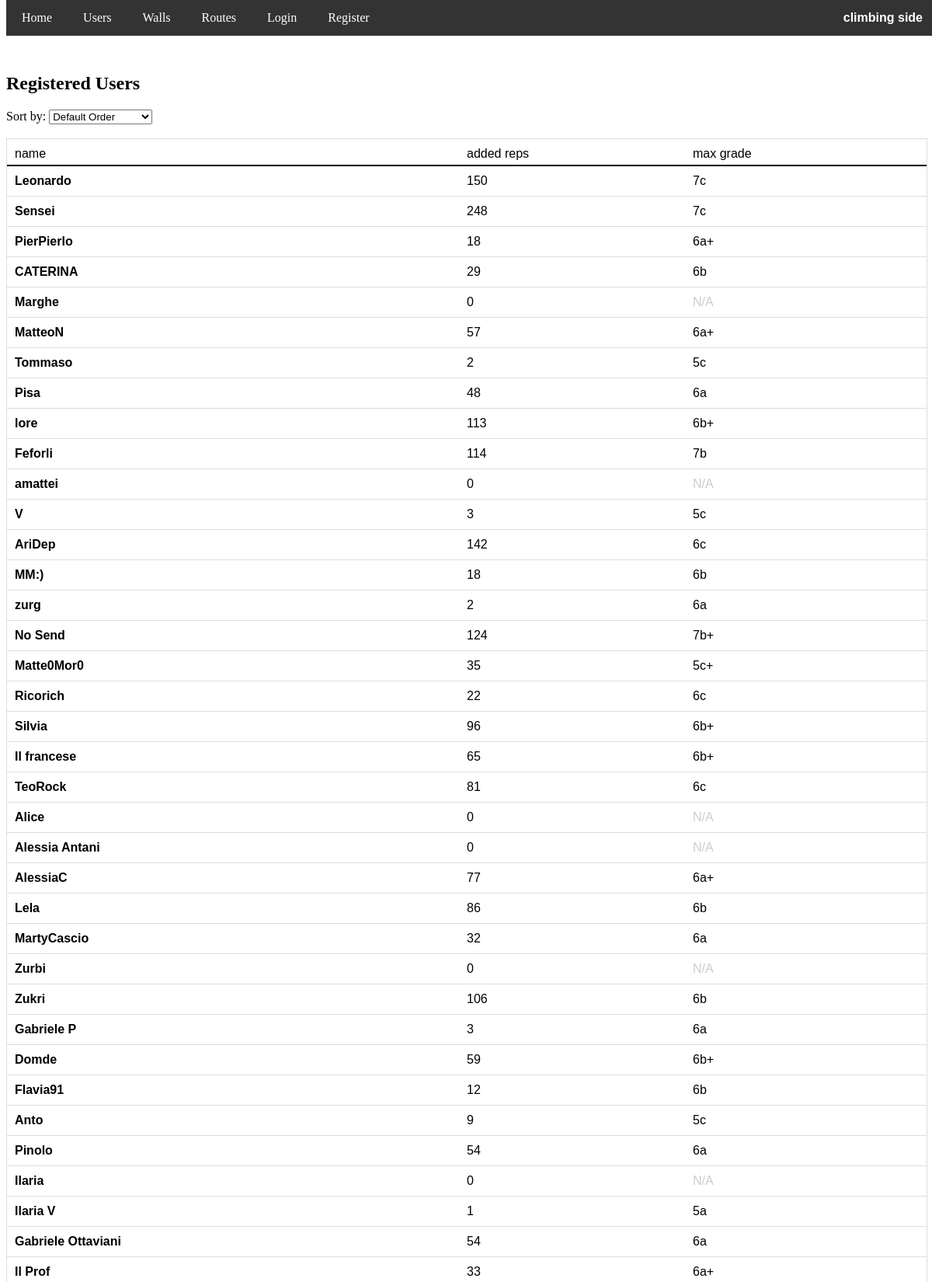
Screenshot of /users (upper part) with the database file from the repository.
### app/models.py (models this page shows, shortened)
class User(db.Model, UserMixin):
    id = db.Column(db.Integer, primary_key=True)
    username = db.Column(db.String(150), unique=True, nullable=False)
    password = db.Column(db.String(60), nullable=False)
    routes = db.relationship('Route', secondary=user_route, backref='users', lazy=True)

### app/users.py (the view)
@users.route('/users')
def users_list():
    sort_order = request.args.get('sort', 'default')
    users_with_stats = db.session.query(
    User.id, User.username,
    func.count(user_route.c.route_id).label('repetitions'),
    func.max(Route.grade).label('max_grade')
    ).outerjoin(user_route, User.id == user_route.c.user_id) \
    .outerjoin(Route, Route.id == user_route.c.route_id) \
    .group_by(User.id)
    if sort_order == 'alph':
        users_with_stats = users_with_stats.order_by(func.lower(User.username))
    elif sort_order == 'nreps':
        users_with_stats = users_with_stats.order_by(func.count(user_route.c.route_id).desc())
    elif sort_order == 'maxgrade':
        users_with_stats = users_with_stats.order_by(func.max(Route.grade).desc())
    else:
        users_with_stats = users_with_stats.order_by(User.id)
    users = users_with_stats.all()
    n_users = len(users)
    if current_user.is_authenticated:
        current_username = current_user.username
    else:
        current_username = None  # No logged-in user
    return render_template('users/users_list.html', users=users, current_username=current_username, sort_order=sort_order, n_users=n_users)

### app/templates/users/users_list.html (shortened to what this page needs)
<!DOCTYPE html>
<html lang="en">
<head>
    <link rel="stylesheet" href="{{ url_for('static', filename='styles.css') }}">
</head>
<body>
    {% if current_user.is_authenticated %}
        <div class="navbar" id="myNavbar">
            <span class="navbar-right"><b>climbing side</b></span>
            <a href="{{ url_for('home.homepage') }}">Home</a>
            <a href="{{ url_for('users.users_list') }}">Users</a>
            <a href="{{ url_for('routes.walls_list') }}">Walls</a>
            <a href="{{ url_for('routes.routes_list') }}">Routes</a>
            <a href="{{ url_for('users.user_page', user_id=current_user.id) }}">Profile</a>
            <a href="{{ url_for('users.logout') }}" onclick="return confirmLogout()" >Logout</a>
            <a href="javascript:void(0);" class="icon" onclick="toggleMenu()">&#9776;</a>
        </div>
    {% else %}
        <div class="navbar" id="myNavbar">
            <span class="navbar-right"><b>climbing side</b></span>
            <a href="{{ url_for('home.homepage') }}">Home</a>
            <a href="{{ url_for('users.users_list') }}">Users</a>
            <a href="{{ url_for('routes.walls_list') }}">Walls</a>
            <a href="{{ url_for('routes.routes_list') }}">Routes</a>
            <a href="{{ url_for('users.login') }}" >Login</a>
            <a href="{{ url_for('users.register') }}" >Register</a>
        </div>
    {% endif %}
    <br>
    <br>
    <div class="content">
    <h2>Registered Users</h2>
    <div>
        <label for="sort">Sort by:</label>
        <select id="sort" name="sort" onchange="window.location.href = '?sort=' + this.value;">
            <option value="default" {% if sort_order == 'default' %}selected{% endif %}>Default Order</option>
        </select>
    </div>
    <br>
    {% if users %}
        <div class="table" style="font-family: Verdana, sans-serif;">
            <div class="row" style="border-bottom: 2px solid black; padding-bottom: 5px;">
                <span style="flex-basis: 50%; "> name </span>
                <span> added reps </span>
                <span> max grade </span>
            </div>
            {% for user_row in users %}
            <div class="row" style="{% if current_username and user_row[1] == current_username %} background-color: rgba(15, 240, 5, 0.3); {% endif %}">
                <a href="{{ url_for('users.user_page', user_id=user_row[0]) }}" class="link6"> {{ user_row[1] }} </a>
                <span> {{ user_row[2] }} </span>
                <span style="color: {{ 'black' if user_row[3] else '#ccc' }}"> {{ user_row[3] or 'N/A' }} </span>
            </div>
            {% endfor %}
        </div>
        {% else %}
        <p>No users found.</p>
    {% endif %}
    <br>
    <br>
    <br>
    <br>
    <br>
    <br>
    <br>
    <br>
    </div>
</body>
</html>

### app/static/styles.css (style rules this page uses)
.link6 { color: black; font-weight: bold; text-decoration: none; }
.navbar { background-color: #333; overflow: hidden; position: fixed; top: 0; width: 100%; z-index: 9999; }
.navbar a { float: left; display: block; color: white; text-align: center; padding: 14px 20px; text-decoration: none; }
.navbar-right { float: right; color: white; padding: 14px 20px; text-align: center; font-family: Verdana, sans-serif; }
.content { padding-top: 30px; }

### app/templates/users/users_list.html (style rules this page uses)
.table { display: flex; flex-direction: column; width: 100%; border: 1px solid #ddd; }
.row { display: flex; padding: 10px; border-bottom: 1px solid #ddd; }
.row a { flex-basis: 50%; overflow-wrap: anywhere; word-break: normal; }
.row span { flex-basis: 25%; text-align: left; }

### rows the page displays
User: username "Leonardo", user_row "150", user_row "7c"
User: username "Sensei", user_row "248", user_row "7c"
User: username "PierPierlo", user_row "18", user_row "6a+"
User: username "CATERINA", user_row "29", user_row "6b"
User: username "Marghe", user_row "0", user_row "N/A"
User: username "MatteoN", user_row "57", user_row "6a+"
User: username "Tommaso", user_row "2", user_row "5c"
User: username "Pisa", user_row "48", user_row "6a"
User: username "lore", user_row "113", user_row "6b+"
User: username "Feforli", user_row "114", user_row "7b"
User: username "amattei", user_row "0", user_row "N/A"
User: username "AriDep", user_row "142", user_row "6c"
User: username "MM:)", user_row "18", user_row "6b"
User: username "zurg", user_row "2", user_row "6a"
User: username "No Send", user_row "124", user_row "7b+"
User: username "Matte0Mor0", user_row "35", user_row "5c+"
User: username "Ricorich", user_row "22", user_row "6c"
User: username "Silvia", user_row "96", user_row "6b+"
User: username "Il francese", user_row "65", user_row "6b+"
User: username "TeoRock", user_row "81", user_row "6c"
User: username "Alice", user_row "0", user_row "N/A"
User: username "Alessia Antani", user_row "0", user_row "N/A"
User: username "AlessiaC", user_row "77", user_row "6a+"
User: username "Lela", user_row "86", user_row "6b"
User: username "MartyCascio", user_row "32", user_row "6a"
User: username "Zurbi", user_row "0", user_row "N/A"
User: username "Zukri", user_row "106", user_row "6b"
User: username "Gabriele P", user_row "3", user_row "6a"
User: username "Domde", user_row "59", user_row "6b+"
User: username "Flavia91", user_row "12", user_row "6b"
User: username "Anto", user_row "9", user_row "5c"
User: username "Pinolo", user_row "54", user_row "6a"
User: username "Ilaria", user_row "0", user_row "N/A"
User: username "Ilaria V", user_row "1", user_row "5a"
User: username "Gabriele Ottaviani", user_row "54", user_row "6a"
User: username "Il Prof", user_row "33", user_row "6a+"

### other values shown
{{ user_row[1] }} "V"
{{ user_row[2] }} "3"
{{ user_row[3] or 'N/A' }} "5c"
